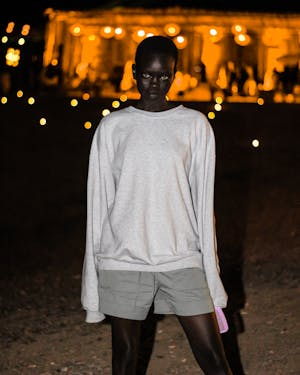
#> input picture Computer-Vision/OpenCv Notes/test_image/foto1.jpeg, 300 x 375 px
$ jupyter execute Ders-10-Blur-Functions.ipynb
#> lines starting #> are read from the running program, lines starting #| are printed output that depends on the picture
[cell 1]
import cv2
import numpy as np

[cell 2]
img = cv2.imread("test_image/foto1.jpeg")
#> img is the input picture: shape (375, 300, 3); mean B, G, R 52.7, 70.5, 90.5

blur = cv2.blur(img,(17,17)) # Pozitif tek sayılar olmalı
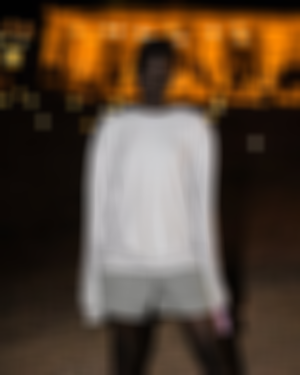
#> blur: shape (375, 300, 3); mean B, G, R 52.7, 70.5, 90.5
cv2.imshow("Img",img)
cv2.imshow("Img Blur",blur)
cv2.waitKey(0)
cv2.destroyAllWindows()

[cell 3]
img = cv2.imread("test_image/foto1.jpeg")

blur_g = cv2.GaussianBlur(img,(11,11),cv2.BORDER_DEFAULT)
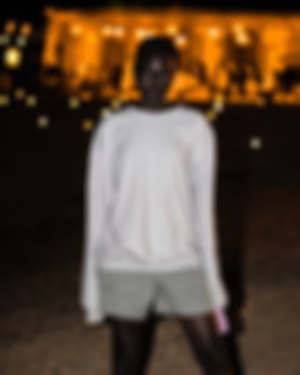
#> blur_g: shape (375, 300, 3); mean B, G, R 52.7, 70.5, 90.5

cv2.imshow("Image",img)
cv2.imshow("Gaussian Blur",blur_g)
cv2.waitKey(0)
cv2.destroyAllWindows()

[cell 4]
img = cv2.imread("test_image/foto1.jpeg")

blur_m = cv2.medianBlur(img,5)
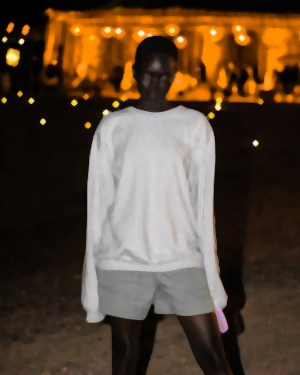
#> blur_m: shape (375, 300, 3); mean B, G, R 52.2, 70.4, 90.4


cv2.imshow("Image",img)
cv2.imshow("Median Blur",blur_m)

cv2.waitKey(0)
cv2.destroyAllWindows()

[cell 5]
img = cv2.imread("test_image/foto1.jpeg")
"""
Özetle:

d = 9, filtre çapını belirler (ne kadar geniş alana bakacağını).
sigmaColor = 95, benzer renkleri ne kadar koruyacağını ayarlar.
sigmaSpace = 95, uzak piksellerin ne kadar etkili olacağını
    belirler.

Bu filtre, kenarları koruyarak bulanıklaştırma yapmak için
kullanılır. Gürültüyü azaltırken keskin kenarları bozmamak
için etkilidir. Özellikle kenar koruma gereken görüntü
işleme uygulamalarında (örneğin yüz bulanıklaştırma veya
 karikatür efekti) tercih edilir.

"""

bilateral_filter = cv2.bilateralFilter(img,9,95,95)


cv2.imshow("Image",img)
cv2.imshow("Bilateral Filter",bilateral_filter)
cv2.waitKey(0)
cv2.destroyAllWindows()

$ run again, with Computer-Vision/OpenCv Notes/test_image/devrim.jpeg copied over Computer-Vision/OpenCv Notes/test_image/foto1.jpeg
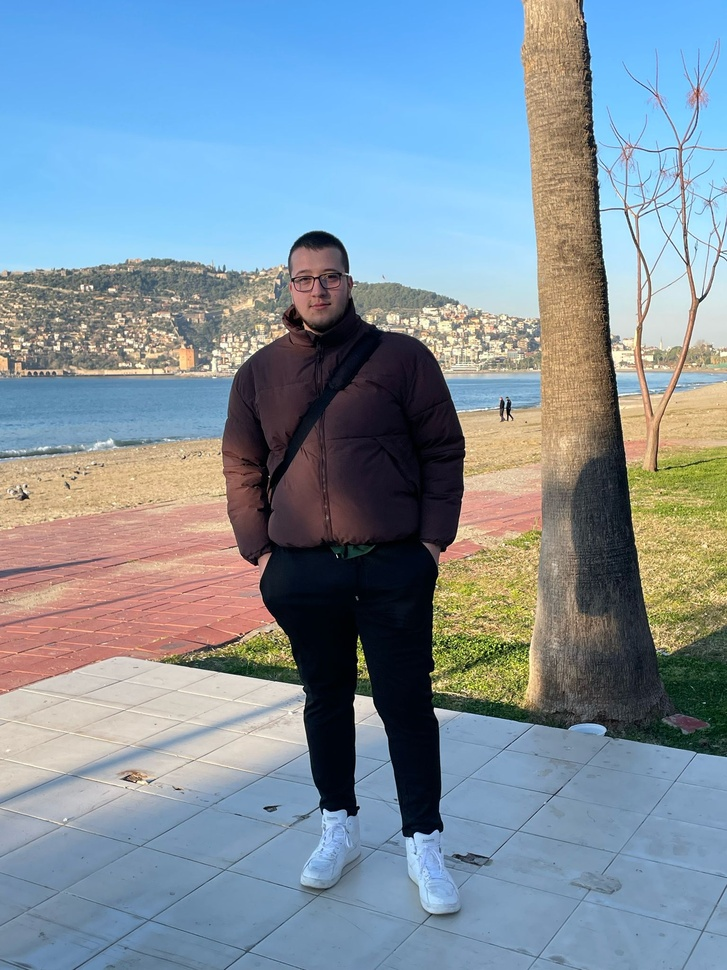
#> input picture Computer-Vision/OpenCv Notes/test_image/devrim.jpeg, 727 x 970 px, shrunk from 1536 x 2048 before the run
#> img is the input picture: shape (970, 727, 3); mean B, G, R 158.3, 145.3, 128.5
#> `blur = cv2.blur(img,(17,17))`:
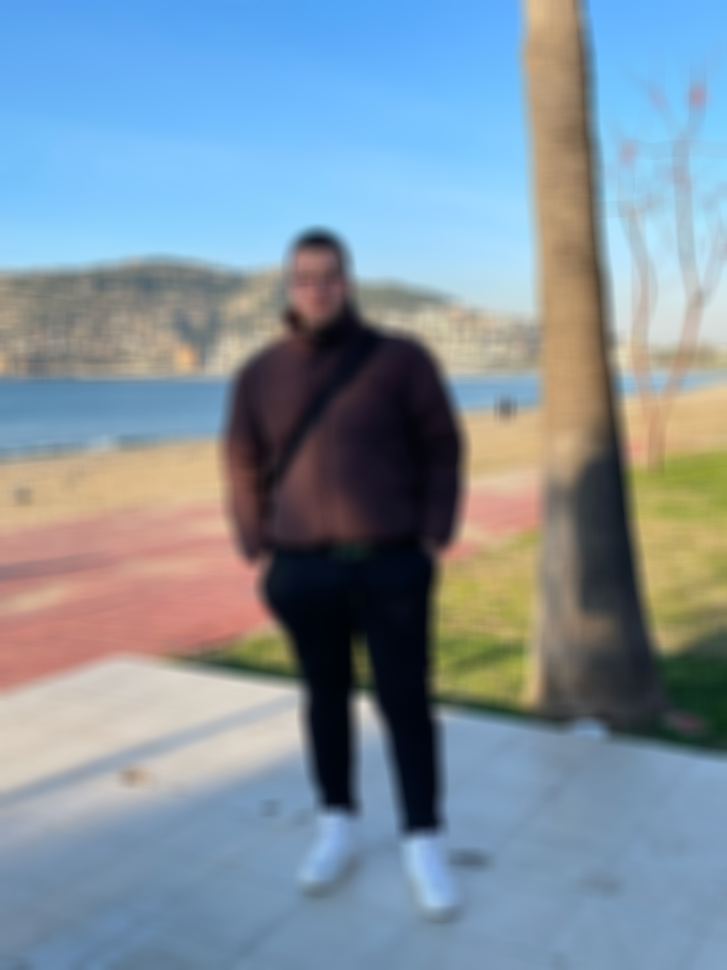
#> blur: shape (970, 727, 3); mean B, G, R 158.3, 145.3, 128.5
#> `blur_g = cv2.GaussianBlur(img,(11,11),cv2.BORDER_DEFAULT)`:
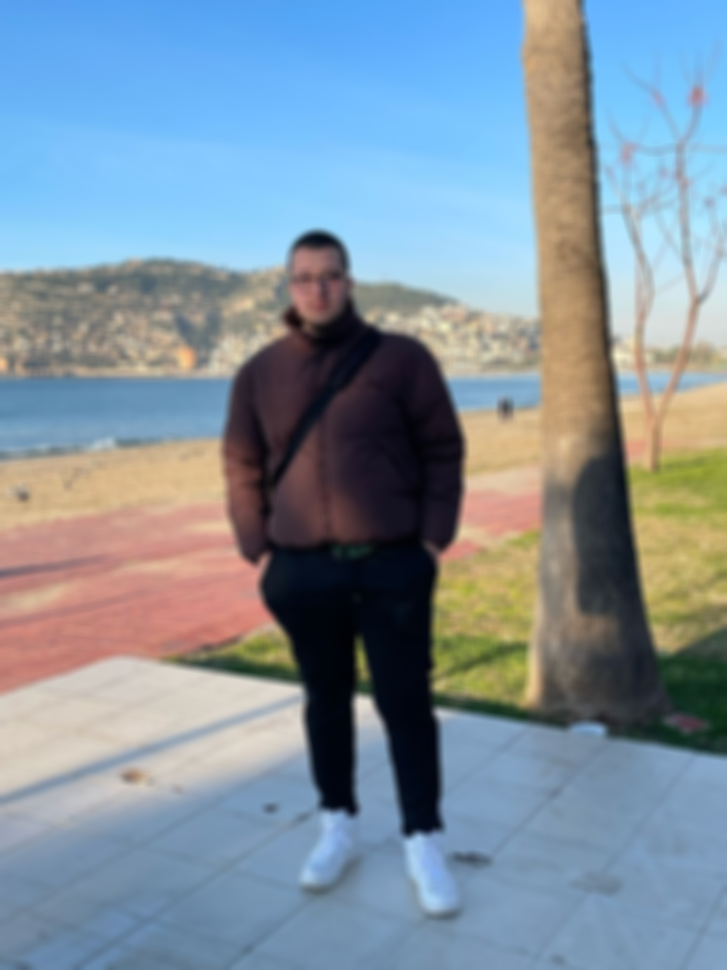
#> blur_g: shape (970, 727, 3); mean B, G, R 158.3, 145.3, 128.5
